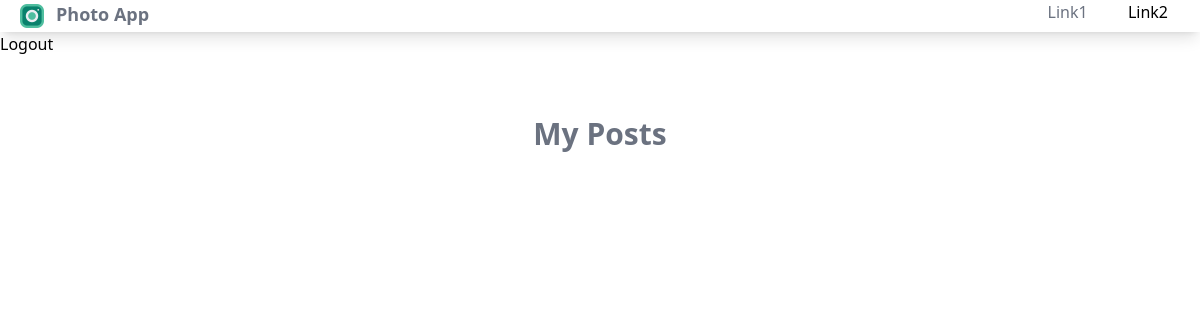
The page /users/index/ (signed in) on the database as committed earlier.
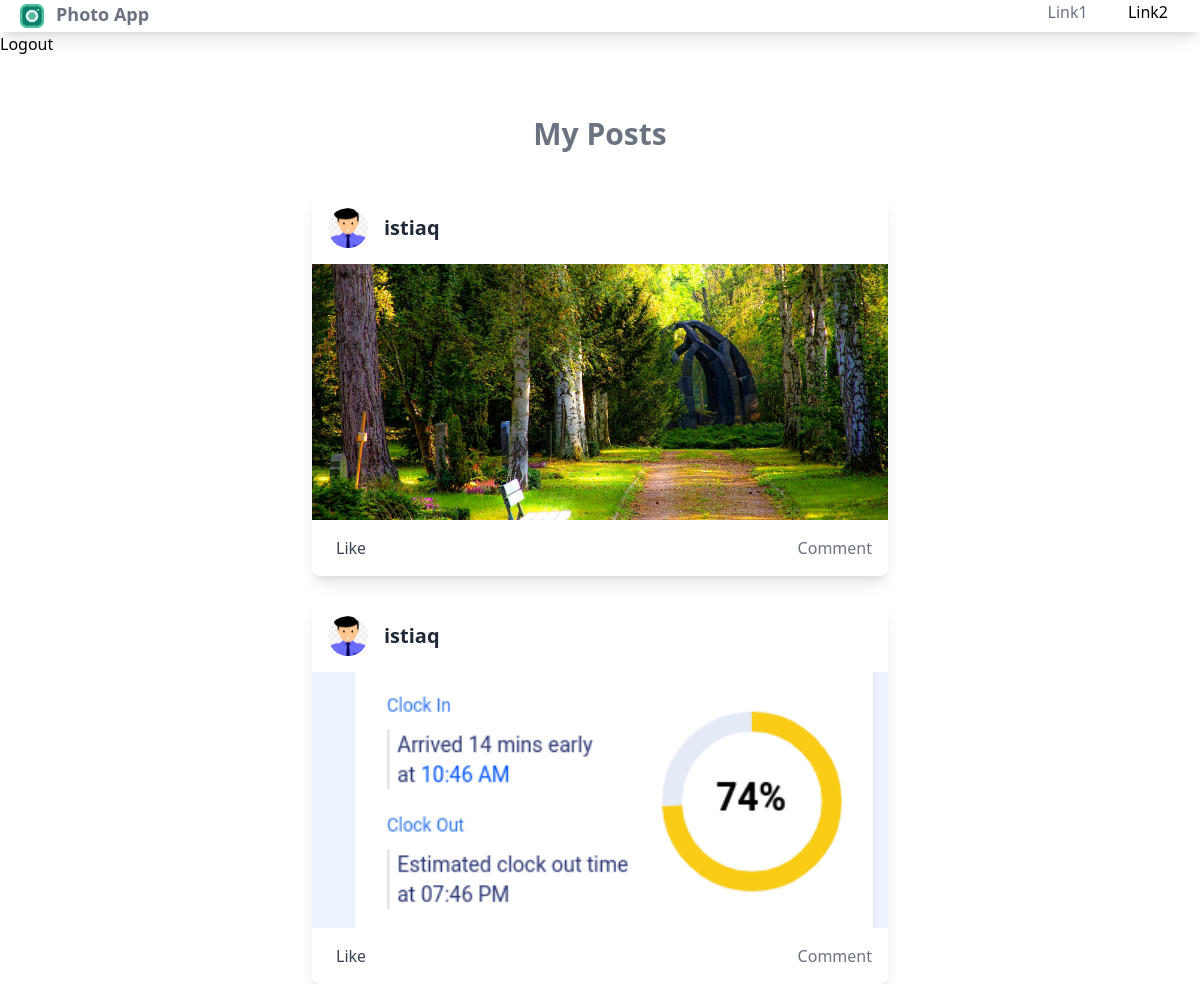
The same page on the database as committed later.
### Post/models.py (models this page shows, shortened)
class Post(models.Model):
    user=models.ForeignKey(settings.AUTH_USER_MODEL,on_delete=models.CASCADE)
    image=models.ImageField(upload_to='images/%Y/%m/%d')
    caption=models.TextField(blank=True)
    title=models.CharField(max_length=120)
    slug=models.SlugField(max_length=200,blank=True)
    liked_by=models.ManyToManyField(settings.AUTH_USER_MODEL,related_name='posts_liked',blank=True)
    created=models.DateField(auto_now=True)

### users/models.py (models this page shows, shortened)
class Profile(models.Model):
    user=models.OneToOneField(settings.AUTH_USER_MODEL,on_delete=models.CASCADE)
    photo=models.ImageField(upload_to='users/%Y/%m/%d',blank=True)

### users/views.py (the view)
# urls.py: path('index/',views.index,name='index'),
def index(request):
    current_user=request.user
    posts=Post.objects.filter(user=current_user).all()
    profile=Profile.objects.filter(user=current_user).first()
    return render(request,'index.html',{'posts':posts,'profile':profile})

### users/templates/index.html (shortened to what this page needs)
{% extends 'base.html' %}
{% block body %}
   <div class="flex justify-center mt-5 p-10">
        <h2 class="text-3xl font-semibold text-gray-500">My Posts</h2>
   </div>
   <div class="flex justify-center">
       <div class="flex flex-col gap-6 items-center w-full max-w-xl">
            {% for post in posts %}
            <a href="#" class="w-full">
                <div class="rounded-lg overflow-hidden bg-white shadow-lg transition transform hover:scale-105 duration-300">
                    <div class="flex items-center p-4">
                        <img class="h-10 w-10 rounded-full" src="{{ profile.photo.url }}" alt="Profile Photo">
                        <span class="ml-4 text-xl font-semibold text-gray-800">{{ profile.user }}</span>
                    </div>
                    <div class="overflow-hidden">
                        <img class="w-full h-64 object-cover" src="{{ post.image.url }}" alt="Post Image">
                    </div>
                    <div class="p-4 flex justify-between items-center">
                        <div class="icon-container flex items-center space-x-2">
                            <span class="text-gray-700 group-hover:text-gray-900">Like</span>
                        </div>
                        <div class="text-gray-500 group-hover:text-gray-800">
                             Comment
                        </div>
                    </div>
                </div>
            </a>
            {% endfor %}
        </div>
   </div>
{% endblock %}

Rows that differ between the two databases and show on the page:
added Post: photo (picture), image (picture)
added Profile: user "istiaq"
added Post: photo (picture), image (picture)
